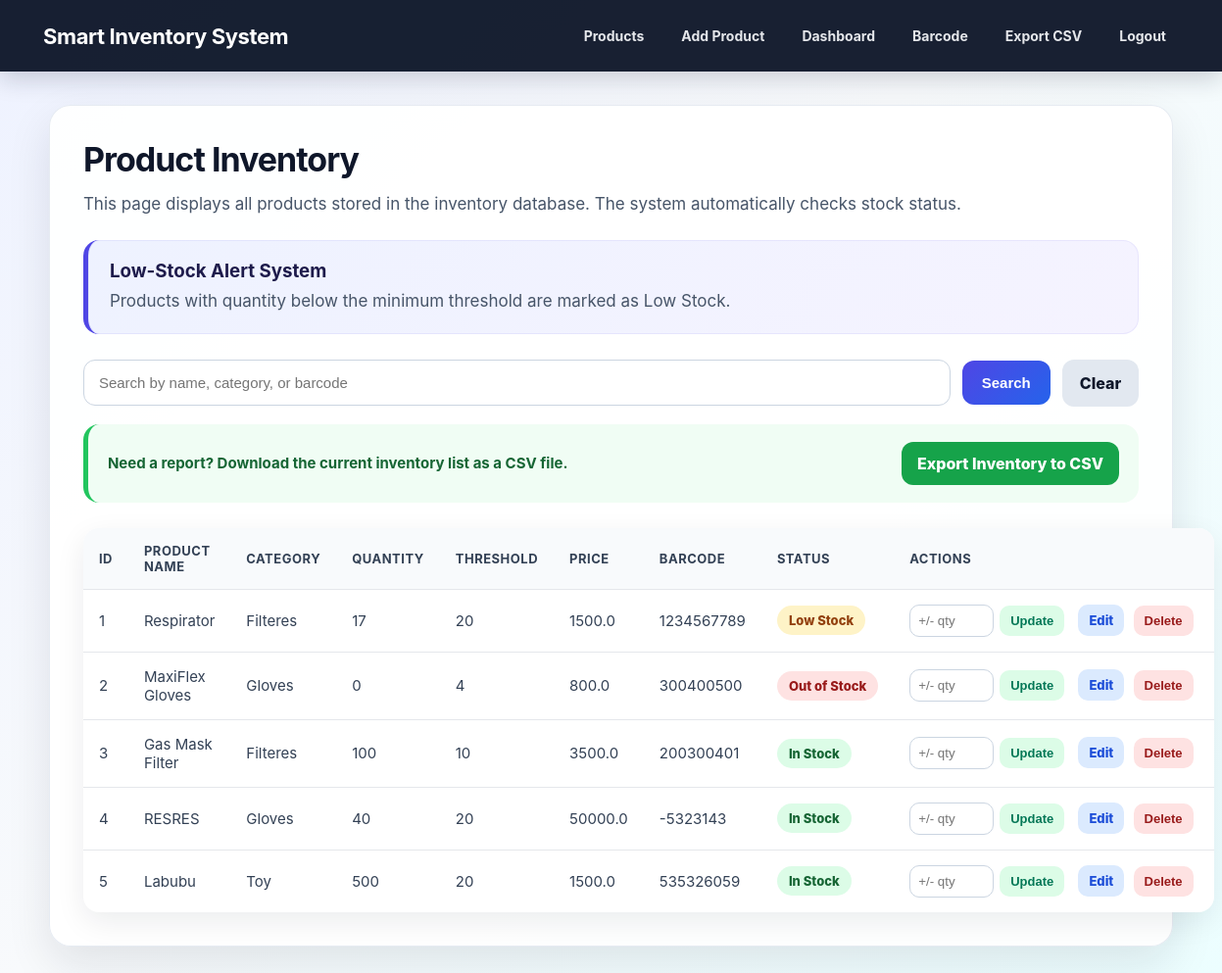
The page / (signed in) on the database its author committed.
### tables this page shows
CREATE TABLE products (
            id INTEGER PRIMARY KEY AUTOINCREMENT,
            name TEXT NOT NULL,
            category TEXT NOT NULL,
            quantity INTEGER NOT NULL,
            threshold INTEGER NOT NULL,
            price REAL NOT NULL,
            barcode TEXT UNIQUE
        );

### app.py (the view)
@app.route("/")
@login_required
def index():
    search_query = request.args.get("search", "")
    connection = get_db_connection()
    if search_query:
        products = connection.execute("""
            SELECT * FROM products
            WHERE name LIKE ?
               OR category LIKE ?
               OR barcode LIKE ?
        """, (
            f"%{search_query}%",
            f"%{search_query}%",
            f"%{search_query}%"
        )).fetchall()
    else:
        products = connection.execute("SELECT * FROM products").fetchall()
    connection.close()
    return render_template(
        "index.html",
        products=products,
        search_query=search_query
    )

### app.py (called while the page is built)
def get_db_connection():
    connection = sqlite3.connect(DATABASE)
    connection.row_factory = sqlite3.Row
    return connection

def login_required(route_function):
    @wraps(route_function)
    def wrapper(*args, **kwargs):
        if "user_id" not in session:
            flash("Please log in to access the inventory system.", "error")
            return redirect(url_for("login"))
        return route_function(*args, **kwargs)
    return wrapper

### templates/index.html
{% extends "base.html" %}
{% block content %}
<div class="hero">
    <h1>Product Inventory</h1>
    <p>
        This page displays all products stored in the inventory database.
        The system automatically checks stock status.
    </p>
    <div class="card">
        <h3>Low-Stock Alert System</h3>
        <p>
            Products with quantity below the minimum threshold are marked as Low Stock.
        </p>
    </div>
    <form method="GET" action="/" class="search-form">
        <input
            type="text"
            name="search"
            placeholder="Search by name, category, or barcode"
            value="{{ search_query }}"
        >
        <button type="submit" class="btn">Search</button>
        <a href="/" class="clear-btn">Clear</a>
    </form>
    <div class="export-box">
        <p>Need a report? Download the current inventory list as a CSV file.</p>
        <a href="/export" class="export-btn">Export Inventory to CSV</a>
    </div>
    <table class="product-table">
        <thead>
            <tr>
                <th>ID</th>
                <th>Product Name</th>
                <th>Category</th>
                <th>Quantity</th>
                <th>Threshold</th>
                <th>Price</th>
                <th>Barcode</th>
                <th>Status</th>
                <th>Actions</th>
            </tr>
        </thead>
        <tbody>
            {% for product in products %}
            <tr>
                <td>{{ product["id"] }}</td>
                <td>{{ product["name"] }}</td>
                <td>{{ product["category"] }}</td>
                <td>{{ product["quantity"] }}</td>
                <td>{{ product["threshold"] }}</td>
                <td>{{ product["price"] }}</td>
                <td>{{ product["barcode"] }}</td>
                <td>
                    {% if product["quantity"] == 0 %}
                        <span class="status out-stock">Out of Stock</span>
                    {% elif product["quantity"] < product["threshold"] %}
                        <span class="status low-stock">Low Stock</span>
                    {% else %}
                        <span class="status in-stock">In Stock</span>
                    {% endif %}
                </td>
                <td class="actions">
                    <form action="/update_stock/{{ product['id'] }}" method="POST" class="stock-form">
                        <input
                            type="number"
                            name="change_amount"
                            placeholder="+/- qty"
                            required
                        >
                        <button type="submit" class="btn-small stock-btn">Update</button>
                    </form>
                    <a href="/edit/{{ product['id'] }}" class="btn-small edit-btn">Edit</a>
                    <form action="/delete/{{ product['id'] }}" method="POST" style="display:inline;">
                        <button type="submit" class="btn-small delete-btn"
                                onclick="return confirm('Are you sure you want to delete this product?')">
                            Delete
                        </button>
                    </form>
                </td>
            </tr>
            {% else %}
            <tr>
                <td colspan="9" class="empty-message">No products found in inventory.</td>
            </tr>
            {% endfor %}
        </tbody>
    </table>
</div>
{% endblock %}

### templates/base.html (shortened to what this page needs)
<!DOCTYPE html>
<html lang="en">
<head>
    <link rel="stylesheet" href="{{ url_for('static', filename='style.css') }}">
</head>
<body>
    <nav class="navbar">
        <h2>Smart Inventory System</h2>
        <div>
            {% if session.get("user_id") %}
                <a href="/">Products</a>
                <a href="/add">Add Product</a>
                <a href="/dashboard">Dashboard</a>
                <a href="/barcode">Barcode</a>
                <a href="/export">Export CSV</a>
                <a href="/logout">Logout</a>
            {% else %}
                <a href="/login">Login</a>
                <a href="/register">Register</a>
            {% endif %}
        </div>
    </nav>
    <main class="container">
        {% block content %}{% endblock %}
    </main>
</body>
</html>

### static/style.css (style rules this page uses)
* { margin: 0; padding: 0; box-sizing: border-box; }
body { font-family: -apple-system, BlinkMacSystemFont, "Segoe UI", Arial, sans-serif; background: linear-gradient(135deg, #eef2ff 0%, #f8fafc 45%, #ecfeff 100%); color: #111827; min-height: 100vh; }
.navbar { background: rgba(15, 23, 42, 0.96); color: white; padding: 18px 44px; display: flex; justify-content: space-between; align-items: center; box-shadow: 0 8px 24px rgba(15, 23, 42, 0.18); position: sticky; top: 0; z-index: 10; }
.navbar h2 { font-size: 22px; letter-spacing: -0.4px; }
.navbar div { display: flex; gap: 12px; align-items: center; }
.navbar a { color: #e5e7eb; text-decoration: none; font-weight: 700; font-size: 14px; padding: 10px 13px; border-radius: 10px; transition: 0.2s ease; }
.container { width: min(92%, 1380px); margin: 34px auto; }
.hero { background: rgba(255, 255, 255, 0.92); padding: 34px; border-radius: 22px; box-shadow: 0 18px 45px rgba(15, 23, 42, 0.10); border: 1px solid rgba(226, 232, 240, 0.85); }
.hero h1 { margin-bottom: 12px; color: #0f172a; font-size: 34px; letter-spacing: -1px; }
.hero p { font-size: 17px; color: #475569; line-height: 1.55; }
.card { margin-top: 24px; padding: 20px 22px; background: linear-gradient(135deg, #eef2ff, #f5f3ff); border-left: 5px solid #4f46e5; border-radius: 16px; box-shadow: inset 0 0 0 1px rgba(79, 70, 229, 0.08); }
.card h3 { margin-bottom: 6px; color: #1e1b4b; }
.product-table { width: 100%; margin-top: 26px; border-collapse: separate; border-spacing: 0; background: white; border-radius: 16px; overflow: hidden; box-shadow: 0 10px 30px rgba(15, 23, 42, 0.08); }
.product-table th, .product-table td { padding: 15px 16px; border-bottom: 1px solid #e5e7eb; text-align: left; vertical-align: middle; }
.product-table th { background: #f8fafc; color: #334155; font-size: 13px; text-transform: uppercase; letter-spacing: 0.5px; }
.product-table td { color: #334155; font-size: 15px; }
.product-table tr:last-child td { border-bottom: none; }
.status { padding: 7px 12px; border-radius: 999px; font-size: 13px; font-weight: 800; display: inline-block; white-space: nowrap; }
.in-stock { background: #dcfce7; color: #166534; }
.low-stock { background: #fef3c7; color: #92400e; }
.out-stock { background: #fee2e2; color: #991b1b; }
.btn { margin-top: 14px; background: linear-gradient(135deg, #4f46e5, #2563eb); color: white; border: none; padding: 14px 20px; border-radius: 12px; font-size: 15px; font-weight: 800; cursor: pointer; transition: 0.2s ease; text-decoration: none; display: inline-block; }
.btn-small { padding: 8px 11px; border-radius: 10px; font-size: 13px; font-weight: 800; text-decoration: none; border: none; cursor: pointer; margin-right: 5px; transition: 0.2s ease; }
.edit-btn { background: #dbeafe; color: #1d4ed8; }
.delete-btn { background: #fee2e2; color: #991b1b; }
.stock-btn { background: #dcfce7; color: #047857; }
.actions { white-space: nowrap; }
.stock-form { display: inline-flex; align-items: center; gap: 6px; margin-right: 5px; }
.stock-form input { width: 86px; padding: 8px; border: 1px solid #cbd5e1; border-radius: 10px; }
.search-form { margin-top: 26px; display: flex; gap: 12px; align-items: center; }
.search-form input { flex: 1; padding: 14px 15px; border: 1px solid #cbd5e1; border-radius: 12px; font-size: 15px; }
.search-form .btn { margin-top: 0; }
.clear-btn { background: #e2e8f0; color: #0f172a; padding: 14px 18px; border-radius: 12px; text-decoration: none; font-weight: 800; }
.export-box { margin-top: 18px; padding: 18px 20px; background: #f0fdf4; border-left: 5px solid #22c55e; border-radius: 16px; display: flex; justify-content: space-between; align-items: center; gap: 15px; }
.export-box p { color: #166534; font-size: 15px; font-weight: 700; }
.export-btn { background: #16a34a; color: white; padding: 12px 16px; border-radius: 12px; text-decoration: none; font-weight: 800; white-space: nowrap; }

### rows shown on the page
products: id "1", name "Respirator", category "Filteres", quantity "17", threshold "20", price "1500.0", barcode "1234567789", shows "Low Stock"
products: id "2", name "MaxiFlex Gloves", category "Gloves", quantity "0", threshold "4", price "800.0", barcode "300400500", shows "Out of Stock"
products: id "3", name "Gas Mask Filter", category "Filteres", quantity "100", threshold "10", price "3500.0", barcode "200300401", shows "In Stock"
products: id "4", name "RESRES", category "Gloves", quantity "40", threshold "20", price "50000.0", barcode "-5323143", shows "In Stock"
products: id "5", name "Labubu", category "Toy", quantity "500", threshold "20", price "1500.0", barcode "535326059", shows "In Stock"
